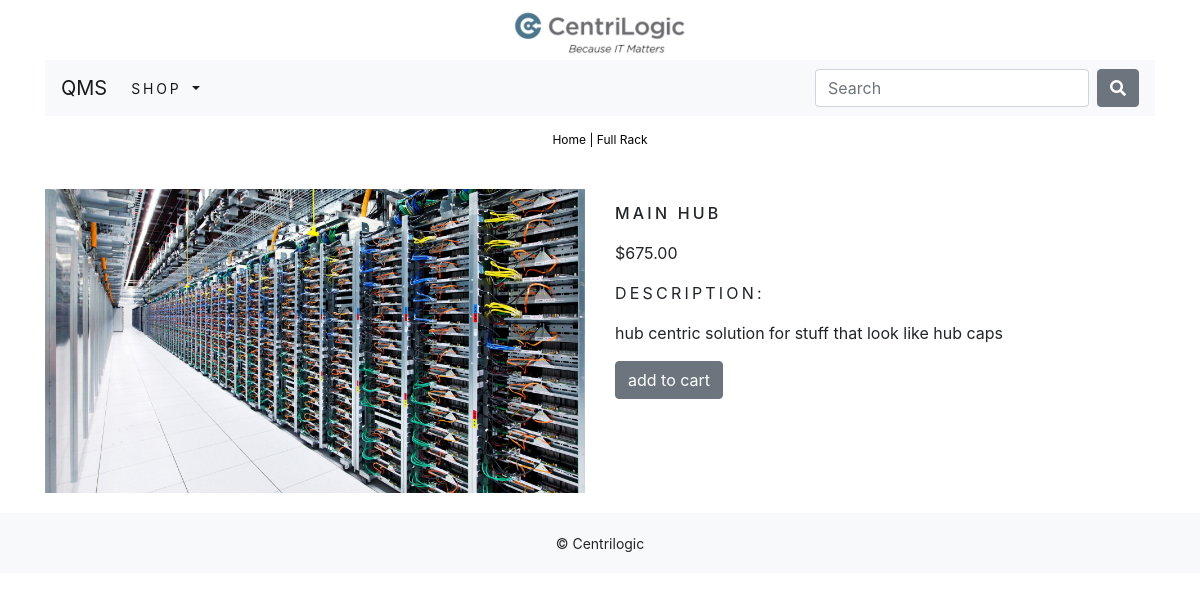
Screenshot of /shop/full-rack/main-hub/ with the database file from the repository.
### shop/models.py (models this page shows, shortened)
class Product(models.Model):
    name = models.CharField(max_length=250, unique=True)
    slug = models.SlugField(max_length=250, unique=True)
    description = models.TextField(blank=True)
    category = models.ForeignKey(Category, on_delete=models.CASCADE)
    price = models.DecimalField(max_digits=10, decimal_places=2)
    image = models.ImageField(upload_to='product', blank=True)
    stock = models.IntegerField()
    available = models.BooleanField(default=True)
    created = models.DateTimeField(auto_now_add=True)
    updated = models.DateTimeField(auto_now=True)
    class Meta:
        ordering = ('name',)
        verbose_name = 'product'
        verbose_name_plural = 'products'

class Category(models.Model):
    name = models.CharField(max_length=250, unique=True)
    slug = models.SlugField(max_length=250, unique=True)
    description = models.TextField(blank=True)
    image = models.ImageField(upload_to='category', blank=True)
    class Meta:
        ordering = ('name',)
        verbose_name = 'category'
        verbose_name_plural = 'categories'
    def get_url(self):
        return reverse('shop:products_by_category', args=[self.slug])
    def __str__(self):
        return '{}'.format(self.name)

### shop/views.py (the view)
# urls.py: path('<slug:c_slug>/<slug:product_slug>/', views.ProductCatDetail, name='ProductCatDetail'),
def ProductCatDetail(request, c_slug, product_slug):
    try:
        product = Product.objects.get(category__slug=c_slug, slug=product_slug)
    except Exception as e:
        raise e
    return render(request, 'shop/product.html', {'product':product})

### cart/context_processors.py (called while the page is built)
def counter(request):
    item_count = 0
    if 'admin' in request.path:
        return{}
    else:
        try:
            cart = Cart.objects.filter(cart_id=_cart_id(request))
            cart_items = CartItem.objects.all().filter(cart=cart[:1])
            for item in cart_items:
                item_count += item.quantity
        except Cart.DoesNotExist:
            item_count = 0
    return dict(item_count = item_count)

### cart/views.py (called while the page is built)
def _cart_id(request):
    cart = request.session.session_key
    if not cart:
        cart = request.session.create()
    return cart

### shop/context_processors.py (called while the page is built)
def menu_links(request):
    links = Category.objects.all()
    return dict(links=links)

### shop/templates/shop/product.html (shortened to what this page needs)
{% extends 'base.html' %}
{% load staticfiles %}
{% block content %}
    <div class="row my_prod_row_class">
        <div class="mx-auto"><p><a href="{% url 'shop:allProdCat' %}">Home</a> | <a href="{{ product.category.get_url }}">{{ product.category }}</a></p></div>
        <div class="container">
            <br>
            <div class="row">
                <div class="col-12 col-sm-12 col-md-12 col-lg-6 text-center">
                    <div style="min-width: 18rem;">
                        <img class="my_image" src="{{ product.image.url }}" alt="{{ product.name }}" >
                    </div>
                </div>
                <div class="col-12 col-sm-12 col-md-12 col-lg-6">
                    <div>
                        <h1 class="my_prod_title">{{ product.name }}</h1>
                        <p>${{ product.price }}</p>
                        <p class="my_title">Description: </p>
                        <p class="text-justify my_prod_text">{{ product.description }}</p>
                        {% if product.stock <= 0 %}
                            <p class="text-justify my_prod_text"><b>Out of stock</b></p>
                        {% else %}
                            <a class="btn btn-secondary" href="{% url 'cart:add_cart' product.id %}">add to cart </a>
                        {% endif %}
                    </div>
                </div>
            </div>
        </div>
    </div>
{% endblock content %}

### static/css/custom.css (style rules this page uses)
body { font-family: 'Roboto', sans-serif; }
.my_image { width: 100%; height: auto; }
.my_title { font-size: 16px; text-transform: uppercase; letter-spacing: .2em; }
.my_prod_row_class { padding-top: 15px; padding-bottom: 20px; }
.my_prod_row_class .mx-auto p { color: #000; font-size: 12px; }
.my_prod_row_class .mx-auto p a { color: #000; font-size: 12px; text-decoration: none; }
.my_prod_title { font-size: 16px; text-transform: uppercase; letter-spacing: .2em; padding-top: 15px; padding-bottom: 10px; }
.my_prod_text { padding-right: 20px; }

### rows the page displays
Product: category "Full Rack", image (picture), name "MAIN HUB", price "675.00", description "hub centric solution for stuff that look like hub caps"
